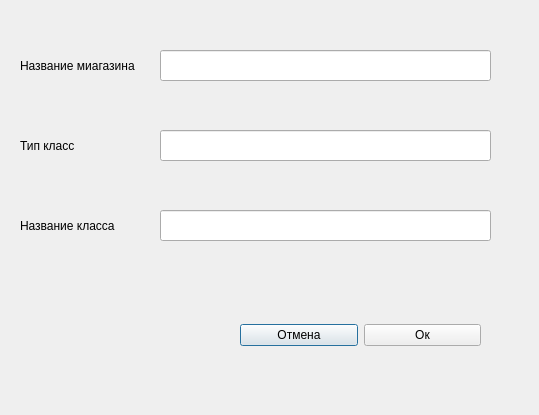
<?xml version="1.0" encoding="UTF-8"?>
<ui version="4.0">
 <class>Dialog</class>
 <widget class="QDialog" name="Dialog">
  <property name="geometry">
   <rect>
    <x>0</x>
    <y>0</y>
    <width>539</width>
    <height>415</height>
   </rect>
  </property>
  <property name="sizePolicy">
   <sizepolicy hsizetype="Preferred" vsizetype="Expanding">
    <horstretch>0</horstretch>
    <verstretch>0</verstretch>
   </sizepolicy>
  </property>
  <property name="windowTitle">
   <string>Dialog</string>
  </property>
  <widget class="QWidget" name="horizontalLayoutWidget">
   <property name="geometry">
    <rect>
     <x>240</x>
     <y>290</y>
     <width>241</width>
     <height>91</height>
    </rect>
   </property>
   <layout class="QHBoxLayout" name="horizontalLayout">
    <item>
     <widget class="QPushButton" name="pushButton_2">
      <property name="text">
       <string>Отмена</string>
      </property>
     </widget>
    </item>
    <item>
     <widget class="QPushButton" name="pushButton">
      <property name="text">
       <string>Ок</string>
      </property>
     </widget>
    </item>
   </layout>
  </widget>
  <widget class="QLineEdit" name="lineEdit">
   <property name="geometry">
    <rect>
     <x>160</x>
     <y>50</y>
     <width>331</width>
     <height>31</height>
    </rect>
   </property>
  </widget>
  <widget class="QLineEdit" name="lineEdit_2">
   <property name="geometry">
    <rect>
     <x>160</x>
     <y>130</y>
     <width>331</width>
     <height>31</height>
    </rect>
   </property>
  </widget>
  <widget class="QLineEdit" name="lineEdit_3">
   <property name="geometry">
    <rect>
     <x>160</x>
     <y>210</y>
     <width>331</width>
     <height>31</height>
    </rect>
   </property>
  </widget>
  <widget class="QLabel" name="label">
   <property name="geometry">
    <rect>
     <x>20</x>
     <y>50</y>
     <width>121</width>
     <height>31</height>
    </rect>
   </property>
   <property name="text">
    <string>Название миагазина</string>
   </property>
  </widget>
  <widget class="QLabel" name="label_2">
   <property name="geometry">
    <rect>
     <x>20</x>
     <y>130</y>
     <width>121</width>
     <height>31</height>
    </rect>
   </property>
   <property name="text">
    <string>Тип класс</string>
   </property>
  </widget>
  <widget class="QLabel" name="label_3">
   <property name="geometry">
    <rect>
     <x>20</x>
     <y>210</y>
     <width>121</width>
     <height>31</height>
    </rect>
   </property>
   <property name="text">
    <string>Название класса</string>
   </property>
  </widget>
  <widget class="QLabel" name="label_4">
   <property name="geometry">
    <rect>
     <x>30</x>
     <y>270</y>
     <width>191</width>
     <height>31</height>
    </rect>
   </property>
   <property name="text">
    <string/>
   </property>
  </widget>
 </widget>
 <resources/>
 <connections/>
</ui>
